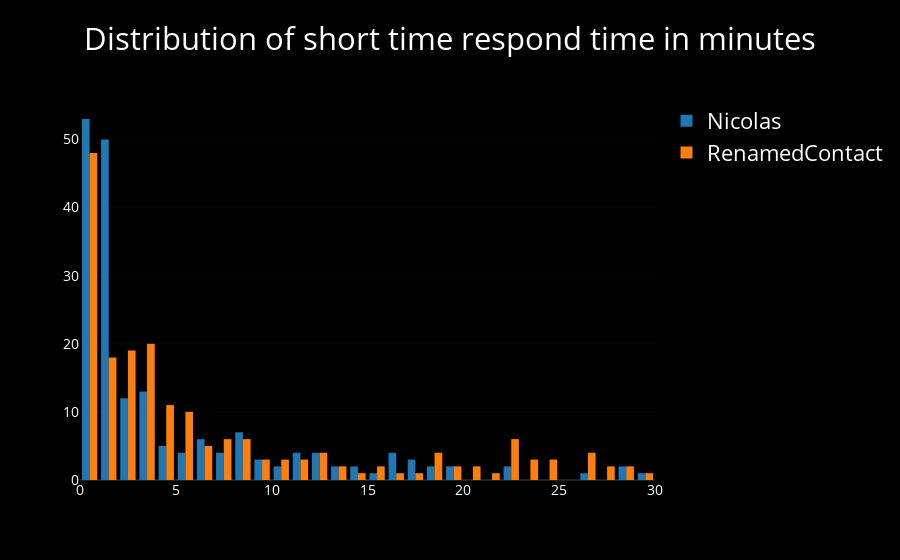

Here is the notebook cell this chart was saved with:
### Code cell
# tail = False means, that only he first 30 minutes are shown. Otherwise it would look too messy.
# The cell below shows the same plot with tail=True. 
iplot(wa.plot_dist_of_respondtimes(nb_mode=True, tail=False))

### Figure 1 — Plotly figure (JSON) as saved in the notebook; plotly's stock layout.template omitted (floating-point values rounded to 4 significant figures; data arrays with more than 128 entries replaced by an {"elided": "..."} marker saying what was removed)
{"data": [{"name": "Nicolas", "type": "histogram", "uid": "73597a8b-d2a4-4781-b364-66f2d17c8c0e", "x": {"elided": "322 int values"}, "xbins": {"end": 30, "size": 1, "start": 0}}, {"name": "RenamedContact", "type": "histogram", "uid": "0586a74c-9149-4924-9452-951a03a6be78", "x": {"elided": "321 int values"}, "xbins": {"end": 30, "size": 1, "start": 0}}], "layout": {"font": {"color": "white", "size": 22}, "paper_bgcolor": "black", "plot_bgcolor": "black", "title": "Distribution of short time respond time in minutes", "xaxis": {"automargin": true, "showticklabels": true, "tickfont": {"color": "white", "size": 14}, "titlefont": {"color": "white", "size": 18}}, "yaxis": {"automargin": true, "showticklabels": true, "tickfont": {"color": "white", "size": 14}, "titlefont": {"color": "white", "size": 18}}}}
